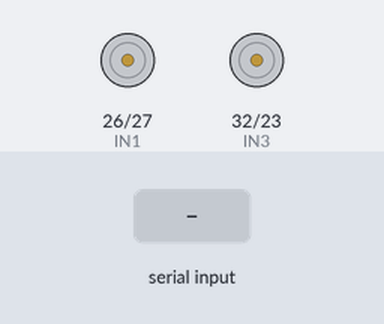
Recording of a sketch running on a simulated ESP32. Parts: motor-driver pin pairs drawn as motors (green arrow = first pin HIGH = forward, orange = second pin HIGH = backward, longer = more drive, scaled by the enable pin). Inputs (shaded band) come from the test bench. What the sketch prints to the serial monitor is not drawn.

Above: at 1.2 s.
1.3 s: "F" received over Serial
At 2.4 s:
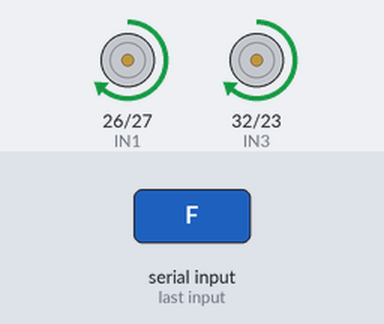
2.8 s: "L" received over Serial
At 3.6 s:
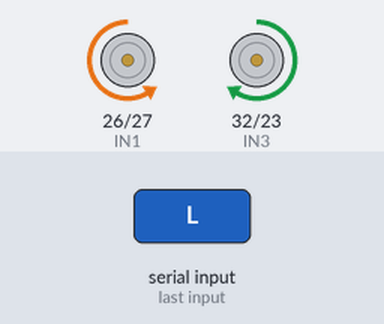
4.3 s: "R" received over Serial
At 4.7 s:
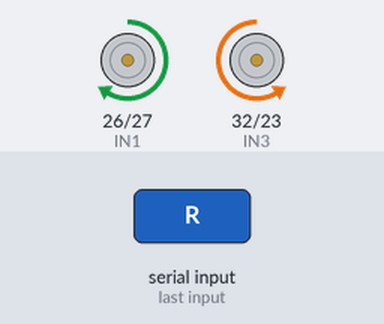
5.8 s: "Q" received over Serial
At 5.92 s:
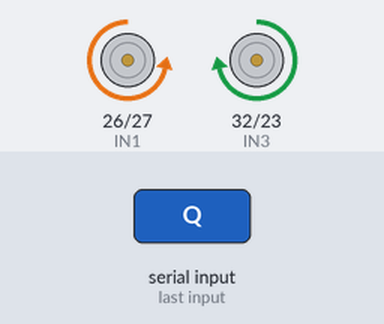
7.5 s: "E" received over Serial
At 7.62 s:
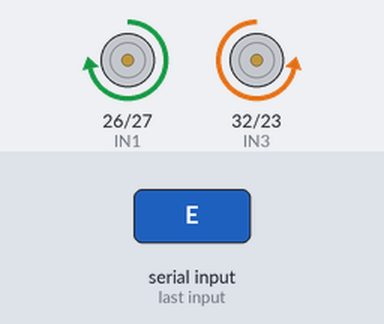
Timing chart, 0 to 10.2 s (numbered marks = the images above; inputs shaded):
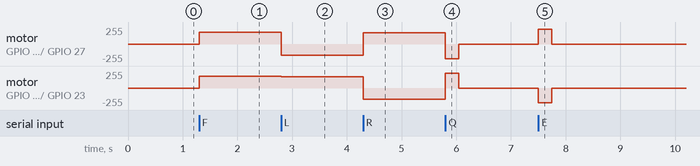

Measured:
- after the input at 1.3 s, motor on GPIO 26 (IN1) / GPIO 27 (IN2), motor on GPIO 32 (IN3) / GPIO 23 (IN4): stopped → forward 180/255 at once
- after the input at 2.8 s, motor on GPIO 26 (IN1) / GPIO 27 (IN2): forward 180/255 → backward 170/255 at once; motor on GPIO 32 (IN3) / GPIO 23 (IN4): forward 180/255 → forward 170/255 at once
- after the input at 4.3 s, motor on GPIO 26 (IN1) / GPIO 27 (IN2): backward 170/255 → forward 170/255 at once; motor on GPIO 32 (IN3) / GPIO 23 (IN4): forward 170/255 → backward 170/255 at once
- after the input at 5.8 s, motor on GPIO 26 (IN1) / GPIO 27 (IN2): forward 170/255 → backward 220/255 at once, → stopped 0.25 s later; motor on GPIO 32 (IN3) / GPIO 23 (IN4): backward 170/255 → forward 220/255 at once, → stopped 0.25 s later
- after the input at 7.5 s, motor on GPIO 26 (IN1) / GPIO 27 (IN2): stopped → forward 220/255 at once, → stopped 0.25 s later; motor on GPIO 32 (IN3) / GPIO 23 (IN4): stopped → backward 220/255 at once, → stopped 0.25 s later

The sketch:

motor_controller.ino
```cpp
// Vision-Based Multi-Color Line Follower
// ESP32 + L298N Motor Driver

// -----------------------------
// Left Motor
// -----------------------------
#define ENA 25
#define IN1 26
#define IN2 27

// -----------------------------
// Right Motor
// -----------------------------
#define ENB 33
#define IN3 32
#define IN4 23

// Motor speeds
int normalSpeed = 180;
int turnSpeed = 170;
int sharpTurnSpeed = 220;

void setup() {
  Serial.begin(9600);

  pinMode(ENA, OUTPUT);
  pinMode(IN1, OUTPUT);
  pinMode(IN2, OUTPUT);

  pinMode(ENB, OUTPUT);
  pinMode(IN3, OUTPUT);
  pinMode(IN4, OUTPUT);

  stopMotors();

  Serial.println("ESP32 Motor Controller Ready");
}

void loop() {

  if (Serial.available() > 0) {

    char command = Serial.read();

    switch (command) {

      case 'F':
        forward();
        break;

      case 'L':
        turnLeft();
        break;

      case 'R':
        turnRight();
        break;

      case 'Q':
        sharpLeft();
        break;

      case 'E':
        sharpRight();
        break;

      case 'S':
        stopMotors();
        break;

      case 'W':
        stopMotors();
        break;

      default:
        stopMotors();
        break;
    }
  }
}


// ========================================
// Move Forward
// ========================================
void forward() {

  digitalWrite(IN1, HIGH);
  digitalWrite(IN2, LOW);

  digitalWrite(IN3, HIGH);
  digitalWrite(IN4, LOW);

  analogWrite(ENA, normalSpeed);
  analogWrite(ENB, normalSpeed);
}


// ========================================
// Turn Left
// ========================================
void turnLeft() {

  digitalWrite(IN1, LOW);
  digitalWrite(IN2, HIGH);

  digitalWrite(IN3, HIGH);
  digitalWrite(IN4, LOW);

  analogWrite(ENA, turnSpeed);
  analogWrite(ENB, turnSpeed);
}


// ========================================
// Turn Right
// ========================================
void turnRight() {

  digitalWrite(IN1, HIGH);
  digitalWrite(IN2, LOW);

  digitalWrite(IN3, LOW);
  digitalWrite(IN4, HIGH);

  analogWrite(ENA, turnSpeed);
  analogWrite(ENB, turnSpeed);
}


// ========================================
// Sharp Left
// ========================================
void sharpLeft() {

  digitalWrite(IN1, LOW);
  digitalWrite(IN2, HIGH);

  digitalWrite(IN3, HIGH);
  digitalWrite(IN4, LOW);

  analogWrite(ENA, sharpTurnSpeed);
  analogWrite(ENB, sharpTurnSpeed);

  delay(250);

  stopMotors();
}


// ========================================
// Sharp Right
// ========================================
void sharpRight() {

  digitalWrite(IN1, HIGH);
  digitalWrite(IN2, LOW);

  digitalWrite(IN3, LOW);
  digitalWrite(IN4, HIGH);

  analogWrite(ENA, sharpTurnSpeed);
  analogWrite(ENB, sharpTurnSpeed);

  delay(250);

  stopMotors();
}


// ========================================
// Stop Motors
// ========================================
void stopMotors() {

  digitalWrite(IN1, LOW);
  digitalWrite(IN2, LOW);

  digitalWrite(IN3, LOW);
  digitalWrite(IN4, LOW);

  analogWrite(ENA, 0);
  analogWrite(ENB, 0);
}
```
